Frame 1 (no input): blank canvas, image omitted
Frame 60 (no input): blank canvas, image omitted
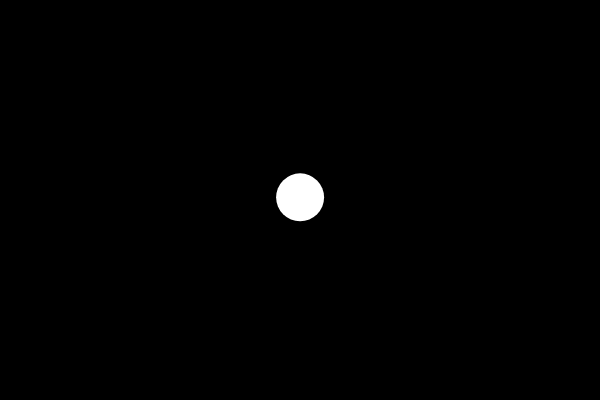
Frame 120 (the mouse pressed at the canvas centre since frame 60)

The p5.js sketch whose frames 1 and 60 were blank and that drew this single picture after the mouse press (run headless with seeded random() and noise() and a simulated clock; from frame 60 on, the mouse is pressed at the canvas centre):

// p5.js sketch
// ── sketch.js
var bubbles = [];

function setup() {
  createCanvas (600,400);
 /*for (var i = 0; i < 8; i++){
   bubbles[i] = new Bubble(random(width), random(height));
 }*/
}

function mousePressed(){
  bubbles.push(new Bubble(mouseX,mouseY));
}

function draw() {
  background(0);
  for (var i = 0; i < bubbles.length; i++) {
    bubbles[i].update();
    bubbles[i].display();
    for (var j = 0; j < bubbles.length; j++){
      if (i != j && bubbles[i].intersects(bubbles[j])){
        bubbles[i].changeColor();
        bubbles[j].changeColor();
      }
    } 
  }
 /* if (bubbles.length > 10){
    bubbles.splice(0,1);
  }
  */
}


function Bubble(x,y){
   this.x = x;
  this.y = y;
  this.r = 24;
  this.col = color(255);
  
  this.changeColor = function(){
    this.col = color(random(255), random(255), random(255),random(255));
  }
  
  this.intersects = function(other){
    var d = dist(this.x, this.y, other.x, other.y);
    if (d < this.r + other.r){
      return true;
    } else {
      return false;
    }
  }
  
  this.display = function(){
    noStroke();
    fill(this.col);
    ellipse(this.x,this.y,this.r * 2, this.r * 2);
  }
  this.update = function (){
    this.x = this.x + random(-1,1);
    this.y = this.y + random(-1,1);
  }
}
  
 

// ── bubbles.js

function Bubble(x,y){
    this.x = x;
    this.y = y;
    
    this.display = function(){
      stroke(255);
      noFill();
      ellipse(this.x, this.y, 24, 24);
    }
    
    this.move = function(){
      
      this.x = this.x + random(-1,1);
      this.y = this.y + random(-1,1);
    }
  }
